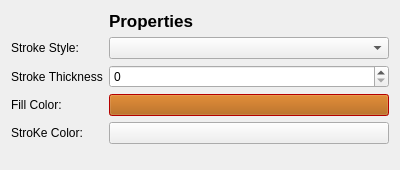
<?xml version="1.0" encoding="UTF-8"?>
<ui version="4.0">
 <class>Properties</class>
 <widget class="QWidget" name="Properties">
  <property name="geometry">
   <rect>
    <x>0</x>
    <y>0</y>
    <width>400</width>
    <height>170</height>
   </rect>
  </property>
  <property name="minimumSize">
   <size>
    <width>100</width>
    <height>100</height>
   </size>
  </property>
  <property name="windowTitle">
   <string>Form</string>
  </property>
  <layout class="QFormLayout" name="formLayout">
   <item row="8" column="0">
    <widget class="QLabel" name="label_3">
     <property name="text">
      <string>StroKe Color:</string>
     </property>
    </widget>
   </item>
   <item row="8" column="1">
    <widget class="QPushButton" name="StrokeColorSample">
     <property name="text">
      <string/>
     </property>
    </widget>
   </item>
   <item row="0" column="1">
    <widget class="QLabel" name="label">
     <property name="font">
      <font>
       <pointsize>13</pointsize>
       <weight>75</weight>
       <bold>true</bold>
      </font>
     </property>
     <property name="text">
      <string>Properties</string>
     </property>
    </widget>
   </item>
   <item row="7" column="0">
    <widget class="QLabel" name="label_2">
     <property name="text">
      <string>Fill Color:</string>
     </property>
    </widget>
   </item>
   <item row="7" column="1">
    <widget class="QPushButton" name="FillColorSample">
     <property name="palette">
      <palette>
       <active>
        <colorrole role="WindowText">
         <brush brushstyle="SolidPattern">
          <color alpha="255">
           <red>0</red>
           <green>0</green>
           <blue>0</blue>
          </color>
         </brush>
        </colorrole>
        <colorrole role="Button">
         <brush brushstyle="SolidPattern">
          <color alpha="255">
           <red>170</red>
           <green>85</green>
           <blue>0</blue>
          </color>
         </brush>
        </colorrole>
        <colorrole role="Light">
         <brush brushstyle="SolidPattern">
          <color alpha="255">
           <red>0</red>
           <green>0</green>
           <blue>0</blue>
          </color>
         </brush>
        </colorrole>
        <colorrole role="Midlight">
         <brush brushstyle="SolidPattern">
          <color alpha="255">
           <red>0</red>
           <green>255</green>
           <blue>0</blue>
          </color>
         </brush>
        </colorrole>
        <colorrole role="Dark">
         <brush brushstyle="SolidPattern">
          <color alpha="255">
           <red>127</red>
           <green>0</green>
           <blue>0</blue>
          </color>
         </brush>
        </colorrole>
        <colorrole role="Mid">
         <brush brushstyle="SolidPattern">
          <color alpha="255">
           <red>170</red>
           <green>0</green>
           <blue>0</blue>
          </color>
         </brush>
        </colorrole>
        <colorrole role="Text">
         <brush brushstyle="SolidPattern">
          <color alpha="255">
           <red>0</red>
           <green>0</green>
           <blue>0</blue>
          </color>
         </brush>
        </colorrole>
        <colorrole role="BrightText">
         <brush brushstyle="SolidPattern">
          <color alpha="255">
           <red>255</red>
           <green>255</green>
           <blue>255</blue>
          </color>
         </brush>
        </colorrole>
        <colorrole role="ButtonText">
         <brush brushstyle="SolidPattern">
          <color alpha="255">
           <red>0</red>
           <green>0</green>
           <blue>0</blue>
          </color>
         </brush>
        </colorrole>
        <colorrole role="Base">
         <brush brushstyle="SolidPattern">
          <color alpha="255">
           <red>255</red>
           <green>255</green>
           <blue>255</blue>
          </color>
         </brush>
        </colorrole>
        <colorrole role="Window">
         <brush brushstyle="SolidPattern">
          <color alpha="255">
           <red>255</red>
           <green>0</green>
           <blue>0</blue>
          </color>
         </brush>
        </colorrole>
        <colorrole role="Shadow">
         <brush brushstyle="SolidPattern">
          <color alpha="255">
           <red>0</red>
           <green>0</green>
           <blue>0</blue>
          </color>
         </brush>
        </colorrole>
        <colorrole role="AlternateBase">
         <brush brushstyle="SolidPattern">
          <color alpha="255">
           <red>255</red>
           <green>127</green>
           <blue>127</blue>
          </color>
         </brush>
        </colorrole>
        <colorrole role="ToolTipBase">
         <brush brushstyle="SolidPattern">
          <color alpha="255">
           <red>255</red>
           <green>255</green>
           <blue>220</blue>
          </color>
         </brush>
        </colorrole>
        <colorrole role="ToolTipText">
         <brush brushstyle="SolidPattern">
          <color alpha="255">
           <red>0</red>
           <green>0</green>
           <blue>0</blue>
          </color>
         </brush>
        </colorrole>
        <colorrole role="PlaceholderText">
         <brush brushstyle="SolidPattern">
          <color alpha="128">
           <red>0</red>
           <green>0</green>
           <blue>0</blue>
          </color>
         </brush>
        </colorrole>
       </active>
       <inactive>
        <colorrole role="WindowText">
         <brush brushstyle="SolidPattern">
          <color alpha="255">
           <red>0</red>
           <green>0</green>
           <blue>0</blue>
          </color>
         </brush>
        </colorrole>
        <colorrole role="Button">
         <brush brushstyle="SolidPattern">
          <color alpha="255">
           <red>170</red>
           <green>85</green>
           <blue>0</blue>
          </color>
         </brush>
        </colorrole>
        <colorrole role="Light">
         <brush brushstyle="SolidPattern">
          <color alpha="255">
           <red>0</red>
           <green>0</green>
           <blue>0</blue>
          </color>
         </brush>
        </colorrole>
        <colorrole role="Midlight">
         <brush brushstyle="SolidPattern">
          <color alpha="255">
           <red>0</red>
           <green>255</green>
           <blue>0</blue>
          </color>
         </brush>
        </colorrole>
        <colorrole role="Dark">
         <brush brushstyle="SolidPattern">
          <color alpha="255">
           <red>127</red>
           <green>0</green>
           <blue>0</blue>
          </color>
         </brush>
        </colorrole>
        <colorrole role="Mid">
         <brush brushstyle="SolidPattern">
          <color alpha="255">
           <red>170</red>
           <green>0</green>
           <blue>0</blue>
          </color>
         </brush>
        </colorrole>
        <colorrole role="Text">
         <brush brushstyle="SolidPattern">
          <color alpha="255">
           <red>0</red>
           <green>0</green>
           <blue>0</blue>
          </color>
         </brush>
        </colorrole>
        <colorrole role="BrightText">
         <brush brushstyle="SolidPattern">
          <color alpha="255">
           <red>255</red>
           <green>255</green>
           <blue>255</blue>
          </color>
         </brush>
        </colorrole>
        <colorrole role="ButtonText">
         <brush brushstyle="SolidPattern">
          <color alpha="255">
           <red>0</red>
           <green>0</green>
           <blue>0</blue>
          </color>
         </brush>
        </colorrole>
        <colorrole role="Base">
         <brush brushstyle="SolidPattern">
          <color alpha="255">
           <red>255</red>
           <green>255</green>
           <blue>255</blue>
          </color>
         </brush>
        </colorrole>
        <colorrole role="Window">
         <brush brushstyle="SolidPattern">
          <color alpha="255">
           <red>255</red>
           <green>0</green>
           <blue>0</blue>
          </color>
         </brush>
        </colorrole>
        <colorrole role="Shadow">
         <brush brushstyle="SolidPattern">
          <color alpha="255">
           <red>0</red>
           <green>0</green>
           <blue>0</blue>
          </color>
         </brush>
        </colorrole>
        <colorrole role="AlternateBase">
         <brush brushstyle="SolidPattern">
          <color alpha="255">
           <red>255</red>
           <green>127</green>
           <blue>127</blue>
          </color>
         </brush>
        </colorrole>
        <colorrole role="ToolTipBase">
         <brush brushstyle="SolidPattern">
          <color alpha="255">
           <red>255</red>
           <green>255</green>
           <blue>220</blue>
          </color>
         </brush>
        </colorrole>
        <colorrole role="ToolTipText">
         <brush brushstyle="SolidPattern">
          <color alpha="255">
           <red>0</red>
           <green>0</green>
           <blue>0</blue>
          </color>
         </brush>
        </colorrole>
        <colorrole role="PlaceholderText">
         <brush brushstyle="SolidPattern">
          <color alpha="128">
           <red>0</red>
           <green>0</green>
           <blue>0</blue>
          </color>
         </brush>
        </colorrole>
       </inactive>
       <disabled>
        <colorrole role="WindowText">
         <brush brushstyle="SolidPattern">
          <color alpha="255">
           <red>127</red>
           <green>0</green>
           <blue>0</blue>
          </color>
         </brush>
        </colorrole>
        <colorrole role="Button">
         <brush brushstyle="SolidPattern">
          <color alpha="255">
           <red>170</red>
           <green>85</green>
           <blue>0</blue>
          </color>
         </brush>
        </colorrole>
        <colorrole role="Light">
         <brush brushstyle="SolidPattern">
          <color alpha="255">
           <red>0</red>
           <green>0</green>
           <blue>0</blue>
          </color>
         </brush>
        </colorrole>
        <colorrole role="Midlight">
         <brush brushstyle="SolidPattern">
          <color alpha="255">
           <red>0</red>
           <green>255</green>
           <blue>0</blue>
          </color>
         </brush>
        </colorrole>
        <colorrole role="Dark">
         <brush brushstyle="SolidPattern">
          <color alpha="255">
           <red>127</red>
           <green>0</green>
           <blue>0</blue>
          </color>
         </brush>
        </colorrole>
        <colorrole role="Mid">
         <brush brushstyle="SolidPattern">
          <color alpha="255">
           <red>170</red>
           <green>0</green>
           <blue>0</blue>
          </color>
         </brush>
        </colorrole>
        <colorrole role="Text">
         <brush brushstyle="SolidPattern">
          <color alpha="255">
           <red>127</red>
           <green>0</green>
           <blue>0</blue>
          </color>
         </brush>
        </colorrole>
        <colorrole role="BrightText">
         <brush brushstyle="SolidPattern">
          <color alpha="255">
           <red>255</red>
           <green>255</green>
           <blue>255</blue>
          </color>
         </brush>
        </colorrole>
        <colorrole role="ButtonText">
         <brush brushstyle="SolidPattern">
          <color alpha="255">
           <red>127</red>
           <green>0</green>
           <blue>0</blue>
          </color>
         </brush>
        </colorrole>
        <colorrole role="Base">
         <brush brushstyle="SolidPattern">
          <color alpha="255">
           <red>255</red>
           <green>0</green>
           <blue>0</blue>
          </color>
         </brush>
        </colorrole>
        <colorrole role="Window">
         <brush brushstyle="SolidPattern">
          <color alpha="255">
           <red>255</red>
           <green>0</green>
           <blue>0</blue>
          </color>
         </brush>
        </colorrole>
        <colorrole role="Shadow">
         <brush brushstyle="SolidPattern">
          <color alpha="255">
           <red>0</red>
           <green>0</green>
           <blue>0</blue>
          </color>
         </brush>
        </colorrole>
        <colorrole role="AlternateBase">
         <brush brushstyle="SolidPattern">
          <color alpha="255">
           <red>255</red>
           <green>0</green>
           <blue>0</blue>
          </color>
         </brush>
        </colorrole>
        <colorrole role="ToolTipBase">
         <brush brushstyle="SolidPattern">
          <color alpha="255">
           <red>255</red>
           <green>255</green>
           <blue>220</blue>
          </color>
         </brush>
        </colorrole>
        <colorrole role="ToolTipText">
         <brush brushstyle="SolidPattern">
          <color alpha="255">
           <red>0</red>
           <green>0</green>
           <blue>0</blue>
          </color>
         </brush>
        </colorrole>
        <colorrole role="PlaceholderText">
         <brush brushstyle="SolidPattern">
          <color alpha="128">
           <red>0</red>
           <green>0</green>
           <blue>0</blue>
          </color>
         </brush>
        </colorrole>
       </disabled>
      </palette>
     </property>
     <property name="text">
      <string/>
     </property>
    </widget>
   </item>
   <item row="6" column="0">
    <widget class="QLabel" name="label_4">
     <property name="text">
      <string>Stroke Thickness</string>
     </property>
    </widget>
   </item>
   <item row="6" column="1">
    <widget class="QSpinBox" name="StrokeWidth"/>
   </item>
   <item row="5" column="0">
    <widget class="QLabel" name="label_5">
     <property name="text">
      <string>Stroke Style:</string>
     </property>
    </widget>
   </item>
   <item row="5" column="1">
    <widget class="QComboBox" name="StyleSelect">
     <property name="currentText">
      <string/>
     </property>
    </widget>
   </item>
  </layout>
 </widget>
 <resources/>
 <connections/>
</ui>
